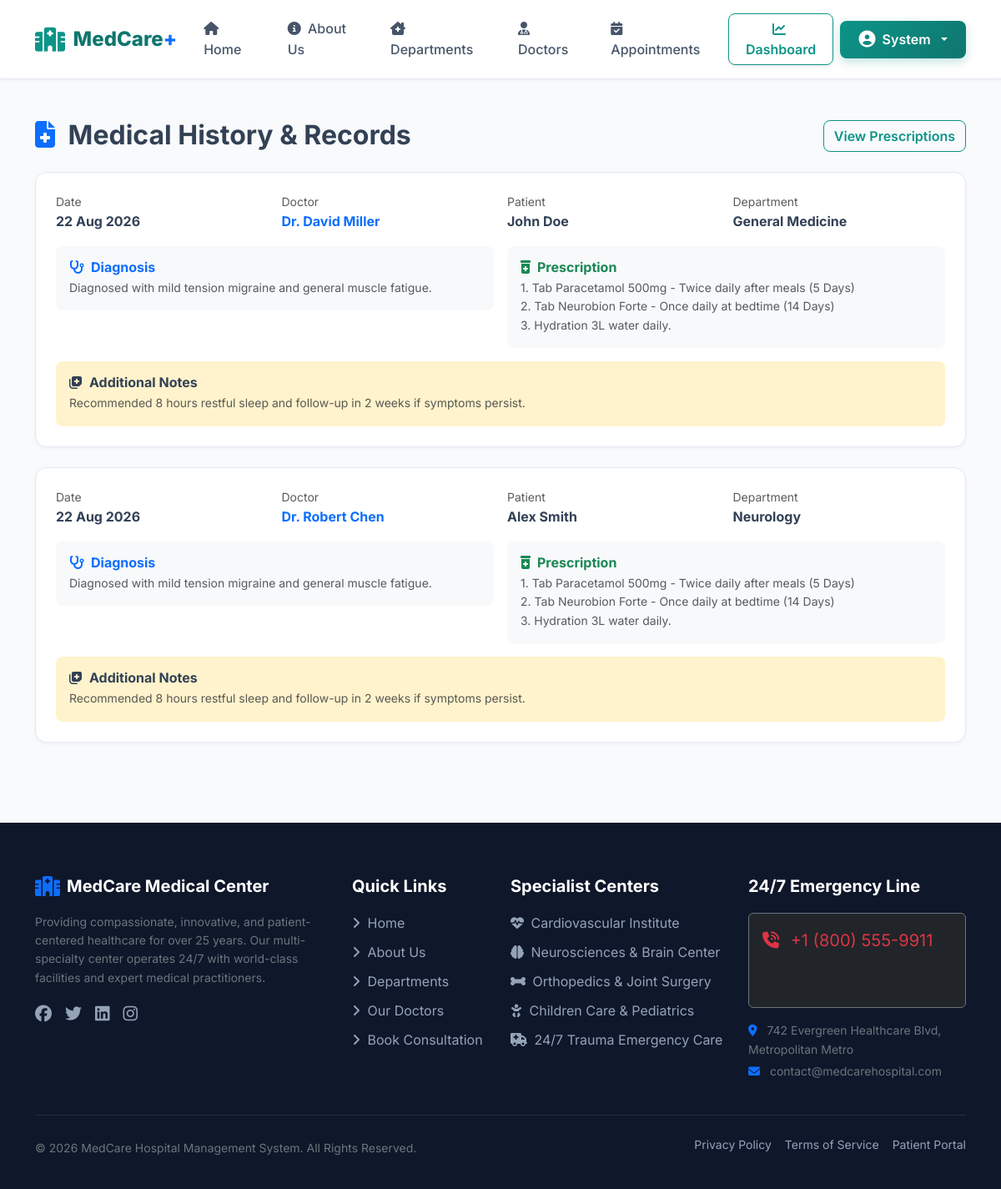
/patients/history/ (signed in), run on the app's committed database.
### patients/models.py (models this page shows, shortened)
class MedicalRecord(models.Model):
    patient = models.ForeignKey(User, on_delete=models.CASCADE, related_name='medical_records')
    doctor = models.ForeignKey(Doctor, on_delete=models.SET_NULL, null=True, related_name='medical_records_given')
    appointment = models.OneToOneField('appointments.Appointment', on_delete=models.SET_NULL, null=True, blank=True, related_name='medical_record')
    diagnosis = models.TextField(help_text="Detailed diagnosis & medical findings")
    prescription = models.TextField(help_text="Prescribed medicines, dosages, and administration timing")
    medical_notes = models.TextField(blank=True, null=True, help_text="Additional doctor notes or recommended tests")
    created_at = models.DateTimeField(auto_now_add=True)
    class Meta:
        ordering = ['-created_at']

### doctors/models.py (models this page shows, shortened)
class Doctor(models.Model):
    STATUS_CHOICES = (
        ('Active', 'Active'),
        ('Inactive', 'Inactive'),
        ('On Leave', 'On Leave'),
    )
    doctor_id = models.CharField(max_length=30, unique=True, blank=True, null=True, help_text="e.g. DOC-001")
    user = models.OneToOneField(User, on_delete=models.CASCADE, related_name='doctor_profile', null=True, blank=True)
    name = models.CharField(max_length=150)
    department = models.ForeignKey(Department, on_delete=models.SET_NULL, null=True, related_name='doctors')
    specialization_ref = models.ForeignKey(Specialization, on_delete=models.SET_NULL, null=True, blank=True, related_name='doctors')
    specialization = models.CharField(max_length=150, blank=True)
    qualification = models.CharField(max_length=200, help_text="e.g. MBBS, MD (Cardiology)")
    experience = models.PositiveIntegerField(help_text="Years of clinical experience", default=5)
    phone = models.CharField(max_length=20)
    email = models.EmailField()
    address = models.TextField(blank=True, null=True)
    consultation_fee = models.DecimalField(max_digits=10, decimal_places=2, default=500.00)
    availability = models.CharField(max_length=200, default="Mon - Sat (09:00 AM - 05:00 PM)")
    about_doctor = models.TextField(blank=True, null=True)
    profile_image = models.ImageField(upload_to='doctors/', blank=True, null=True)
    image_url = models.URLField(max_length=500, blank=True, null=True, help_text="Reliable remote photo fallback")
    status = models.CharField(max_length=20, choices=STATUS_CHOICES, default='Active')
    is_available = models.BooleanField(default=True)
    created_at = models.DateTimeField(auto_now_add=True)
    updated_at = models.DateTimeField(auto_now=True)
    class Meta:
        ordering = ['name']

### departments/models.py (models this page shows, shortened)
class Department(models.Model):
    name = models.CharField(max_length=100, unique=True)
    code = models.CharField(max_length=20, unique=True, blank=True, null=True, help_text="e.g. CARD-01")
    description = models.TextField()
    image = models.ImageField(upload_to='departments/', blank=True, null=True)
    image_url = models.URLField(max_length=500, blank=True, null=True, help_text="Fallback reliable remote URL for realistic UI")
    icon_class = models.CharField(max_length=50, default='fa-clinic-medical', help_text="Font Awesome icon class e.g. fa-heartbeat")
    is_active = models.BooleanField(default=True)
    created_at = models.DateTimeField(auto_now_add=True)
    updated_at = models.DateTimeField(auto_now=True)
    class Meta:
        ordering = ['name']

### patients/views.py (the view)
# urls.py: path('history/', views.medical_history_view, name='medical_history'),
@login_required
def medical_history_view(request):
    if hasattr(request.user, 'profile') and request.user.profile.is_patient:
        records = MedicalRecord.objects.filter(patient=request.user)
    elif request.user.is_superuser or (hasattr(request.user, 'profile') and (request.user.profile.is_admin_user or request.user.profile.is_doctor)):
        patient_id = request.GET.get('patient_id')
        if patient_id:
            records = MedicalRecord.objects.filter(patient_id=patient_id)
        else:
            records = MedicalRecord.objects.all()
    else:
        records = MedicalRecord.objects.none()
    return render(request, 'patients/medical_history.html', {'records': records})

### templates/patients/medical_history.html (shortened to what this page needs)
{% extends 'base.html' %}
{% block content %}
<div class="container py-5">
    <div class="d-flex justify-content-between align-items-center mb-4">
        <h2 class="fw-bold mb-0"><i class="fa-solid fa-file-medical text-primary me-2"></i> Medical History & Records</h2>
        <a href="{% url 'prescriptions' %}" class="btn btn-outline-primary">View Prescriptions</a>
    </div>
    {% if records %}
    <div class="row g-4">
        {% for record in records %}
        <div class="col-12">
            <div class="medical-card p-4">
                <div class="row g-3">
                    <div class="col-md-3">
                        <small class="text-muted d-block">Date</small>
                        <span class="fw-bold">{{ record.created_at|date:"d M Y" }}</span>
                    </div>
                    <div class="col-md-3">
                        <small class="text-muted d-block">Doctor</small>
                        <span class="fw-bold text-primary">Dr. {{ record.doctor.name }}</span>
                    </div>
                    <div class="col-md-3">
                        <small class="text-muted d-block">Patient</small>
                        <span class="fw-bold">{{ record.patient.get_full_name|default:record.patient.username }}</span>
                    </div>
                    <div class="col-md-3">
                        <small class="text-muted d-block">Department</small>
                        <span class="fw-bold">{{ record.doctor.department.name }}</span>
                    </div>
                    <div class="col-md-6">
                        <div class="p-3 bg-light rounded-3">
                            <h6 class="fw-bold text-primary mb-1"><i class="fa-solid fa-stethoscope me-2"></i>Diagnosis</h6>
                            <p class="text-muted small mb-0">{{ record.diagnosis }}</p>
                        </div>
                    </div>
                    <div class="col-md-6">
                        <div class="p-3 bg-light rounded-3">
                            <h6 class="fw-bold text-success mb-1"><i class="fa-solid fa-prescription-bottle-medical me-2"></i>Prescription</h6>
                            <p class="text-muted small mb-0" style="white-space: pre-line;">{{ record.prescription }}</p>
                        </div>
                    </div>
                    {% if record.medical_notes %}
                    <div class="col-12">
                        <div class="p-3 bg-warning-subtle rounded-3">
                            <h6 class="fw-bold mb-1"><i class="fa-solid fa-notes-medical me-2"></i>Additional Notes</h6>
                            <p class="text-muted small mb-0">{{ record.medical_notes }}</p>
                        </div>
                    </div>
                    {% endif %}
                </div>
            </div>
        </div>
        {% endfor %}
    </div>
    {% else %}
    <div class="text-center py-5">
        <i class="fa-solid fa-file-circle-xmark fs-1 text-muted mb-3 d-block"></i>
        <h5 class="text-muted">No medical records found.</h5>
        <a href="{% url 'book_appointment' %}" class="btn btn-primary mt-2">Book an Appointment</a>
    </div>
    {% endif %}
</div>
{% endblock %}

### templates/base.html (shortened to what this page needs)
{% load static %}
<!DOCTYPE html>
<html lang="en">
<head>
    <link href="https://cdn.jsdelivr.net/npm/bootstrap@5.3.2/dist/css/bootstrap.min.css" rel="stylesheet">
    <link rel="stylesheet" href="https://cdnjs.cloudflare.com/ajax/libs/font-awesome/6.5.1/css/all.min.css">
    <link rel="stylesheet" href="{% static 'css/style.css' %}">
</head>
<body>
    <nav class="navbar navbar-expand-lg navbar-custom">
        <div class="container">
            <a class="navbar-brand" href="{% url 'home' %}">
                <i class="fa-solid fa-hospital"></i>
                <span>MedCare<span class="text-primary">+</span></span>
            </a>
            <div class="collapse navbar-collapse" id="navbarMain">
                <ul class="navbar-nav mx-auto mb-2 mb-lg-0">
                    <li class="nav-item">
                        <a class="nav-link {% if request.resolver_match.url_name == 'home' %}active{% endif %}" href="{% url 'home' %}">
                            <i class="fa-solid fa-house me-1"></i> Home
                        </a>
                    </li>
                    <li class="nav-item">
                        <a class="nav-link {% if request.resolver_match.url_name == 'about' %}active{% endif %}" href="{% url 'about' %}">
                            <i class="fa-solid fa-circle-info me-1"></i> About Us
                        </a>
                    </li>
                    <li class="nav-item">
                        <a class="nav-link {% if 'department' in request.path %}active{% endif %}" href="{% url 'department_list' %}">
                            <i class="fa-solid fa-clinic-medical me-1"></i> Departments
                        </a>
                    </li>
                    <li class="nav-item">
                        <a class="nav-link {% if 'doctor' in request.path and 'login' not in request.path and 'dashboard' not in request.path %}active{% endif %}" href="{% url 'doctor_list' %}">
                            <i class="fa-solid fa-user-md me-1"></i> Doctors
                        </a>
                    </li>
                    <li class="nav-item">
                        <a class="nav-link {% if 'book' in request.path %}active{% endif %}" href="{% url 'book_appointment' %}">
                            <i class="fa-solid fa-calendar-check me-1"></i> Appointments
                        </a>
                    </li>
                </ul>
                <div class="d-flex align-items-center gap-2">
                    {% if user.is_authenticated %}
                        <a href="{% url 'dashboard_redirect' %}" class="btn btn-outline-primary shadow-sm">
                            <i class="fa-solid fa-chart-line me-1"></i> Dashboard
                        </a>
                        <div class="dropdown">
                            <button class="btn btn-primary dropdown-toggle d-flex align-items-center gap-2" type="button" data-bs-toggle="dropdown" aria-expanded="false">
                                <i class="fa-solid fa-user-circle fs-5"></i>
                                <span>{{ user.first_name|default:user.username }}</span>
                            </button>
                        </div>
                    {% endif %}
                </div>
            </div>
        </div>
    </nav>
    <main class="flex-grow-1">
        {% block content %}{% endblock %}
    </main>
    <footer class="footer-custom mt-5">
        <div class="container">
            <div class="row g-4">
                <div class="col-lg-4 col-md-6">
                    <h5 class="d-flex align-items-center gap-2">
                        <i class="fa-solid fa-hospital text-primary fs-4"></i>
                        <span>MedCare Medical Center</span>
                    </h5>
                    <p class="small text-secondary mt-3">
                        Providing compassionate, innovative, and patient-centered healthcare for over 25 years. Our multi-specialty center operates 24/7 with world-class facilities and expert medical practitioners.
                    </p>
                    <div class="d-flex gap-3 mt-3 fs-5">
                        <a href="#" class="footer-link"><i class="fa-brands fa-facebook"></i></a>
                        <a href="#" class="footer-link"><i class="fa-brands fa-twitter"></i></a>
                        <a href="#" class="footer-link"><i class="fa-brands fa-linkedin"></i></a>
                        <a href="#" class="footer-link"><i class="fa-brands fa-instagram"></i></a>
                    </div>
                </div>
                <div class="col-lg-2 col-md-6">
                    <h5>Quick Links</h5>
                    <a href="{% url 'home' %}" class="footer-link"><i class="fa-solid fa-angle-right me-1"></i> Home</a>
                    <a href="{% url 'about' %}" class="footer-link"><i class="fa-solid fa-angle-right me-1"></i> About Us</a>
                    <a href="{% url 'department_list' %}" class="footer-link"><i class="fa-solid fa-angle-right me-1"></i> Departments</a>
                    <a href="{% url 'doctor_list' %}" class="footer-link"><i class="fa-solid fa-angle-right me-1"></i> Our Doctors</a>
                    <a href="{% url 'book_appointment' %}" class="footer-link"><i class="fa-solid fa-angle-right me-1"></i> Book Consultation</a>
                </div>
                <div class="col-lg-3 col-md-6">
                    <h5>Specialist Centers</h5>
                    <span class="footer-link"><i class="fa-solid fa-heartbeat me-1"></i> Cardiovascular Institute</span>
                    <span class="footer-link"><i class="fa-solid fa-brain me-1"></i> Neurosciences & Brain Center</span>
                    <span class="footer-link"><i class="fa-solid fa-bone me-1"></i> Orthopedics & Joint Surgery</span>
                    <span class="footer-link"><i class="fa-solid fa-baby me-1"></i> Children Care & Pediatrics</span>
                    <span class="footer-link"><i class="fa-solid fa-ambulance me-1"></i> 24/7 Trauma Emergency Care</span>
                </div>
                <div class="col-lg-3 col-md-6">
                    <h5>24/7 Emergency Line</h5>
                    <div class="p-3 bg-dark rounded border border-secondary mb-3">
                        <div class="text-danger font-weight-bold fs-5"><i class="fa-solid fa-phone-volume me-2"></i> +1 (800) 555-9911</div>
                        <div class="small text-muted mt-1">Immediate Ambulance & Critical Response</div>
                    </div>
                    <p class="small text-secondary mb-1"><i class="fa-solid fa-location-dot me-2 text-primary"></i> 742 Evergreen Healthcare Blvd, Metropolitan Metro</p>
                    <p class="small text-secondary"><i class="fa-solid fa-envelope me-2 text-primary"></i> contact@medcarehospital.com</p>
                </div>
            </div>
            <hr class="border-secondary my-4">
            <div class="d-flex flex-column flex-sm-row justify-content-between align-items-center small text-secondary">
                <p class="mb-0">&copy; 2026 MedCare Hospital Management System. All Rights Reserved.</p>
                <div class="d-flex gap-3">
                    <a href="#" class="footer-link">Privacy Policy</a>
                    <a href="#" class="footer-link">Terms of Service</a>
                    <a href="#" class="footer-link">Patient Portal</a>
                </div>
            </div>
        </div>
    </footer>
</body>
</html>

### data on the page
MedicalRecord: created_at "22 Aug 2026", doctor.name "David Miller", patient.get_full_name "John Doe", doctor.department.name "General Medicine", diagnosis "Diagnosed with mild tension migraine and general muscle fatigue.", prescription "1. Tab Paracetamol 500mg - Twice daily after meals (5 Days) 2. Tab Neurobion Forte - Once daily at bedtime (14 Days) 3. Hydration 3L water daily.", medical_notes "Recommended 8 hours restful sleep and follow-up in 2 weeks if symptoms persist."
MedicalRecord: created_at "22 Aug 2026", doctor.name "Robert Chen", patient.get_full_name "Alex Smith", doctor.department.name "Neurology", diagnosis "Diagnosed with mild tension migraine and general muscle fatigue.", prescription "1. Tab Paracetamol 500mg - Twice daily after meals (5 Days) 2. Tab Neurobion Forte - Once daily at bedtime (14 Days) 3. Hydration 3L water daily.", medical_notes "Recommended 8 hours restful sleep and follow-up in 2 weeks if symptoms persist."

### other printed values
{{ user.first_name|default:user.username }} "System"
